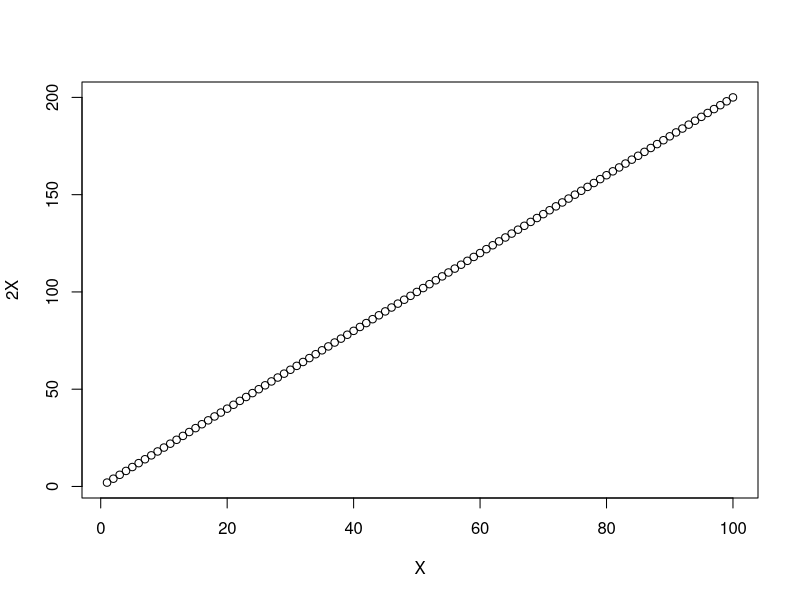
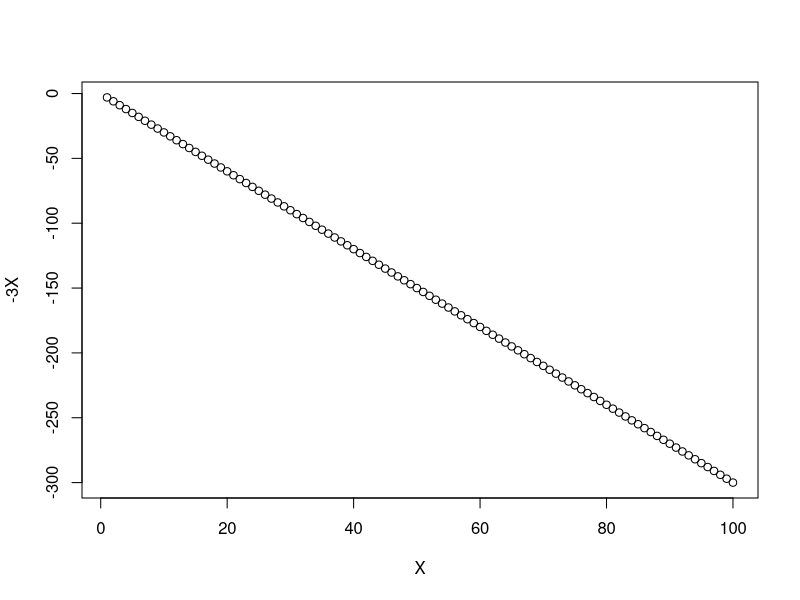
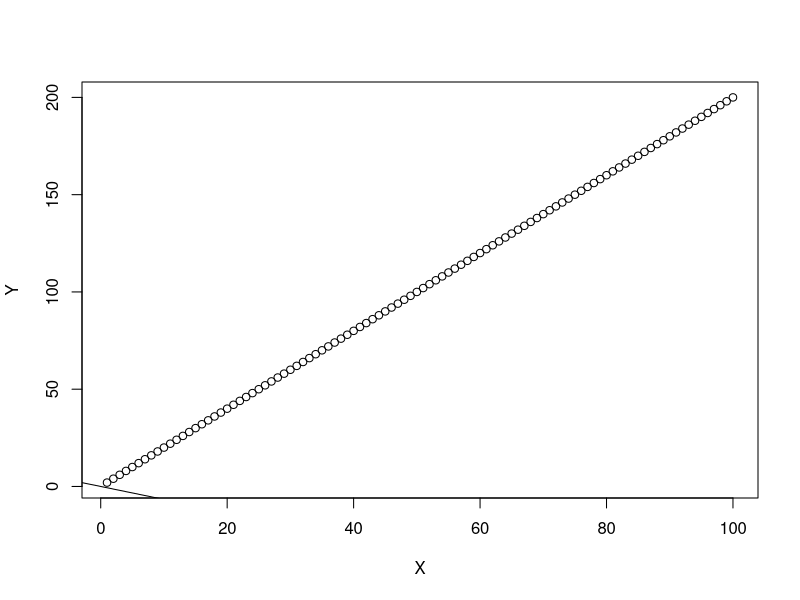
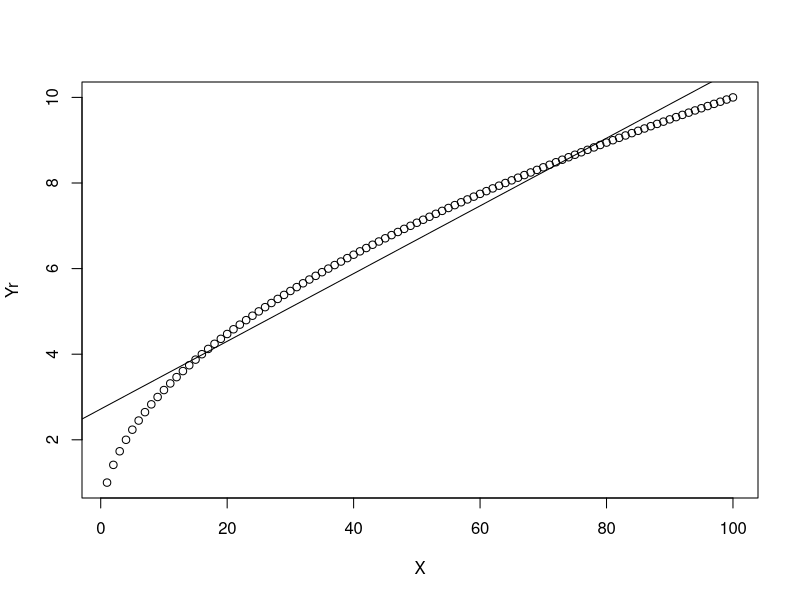
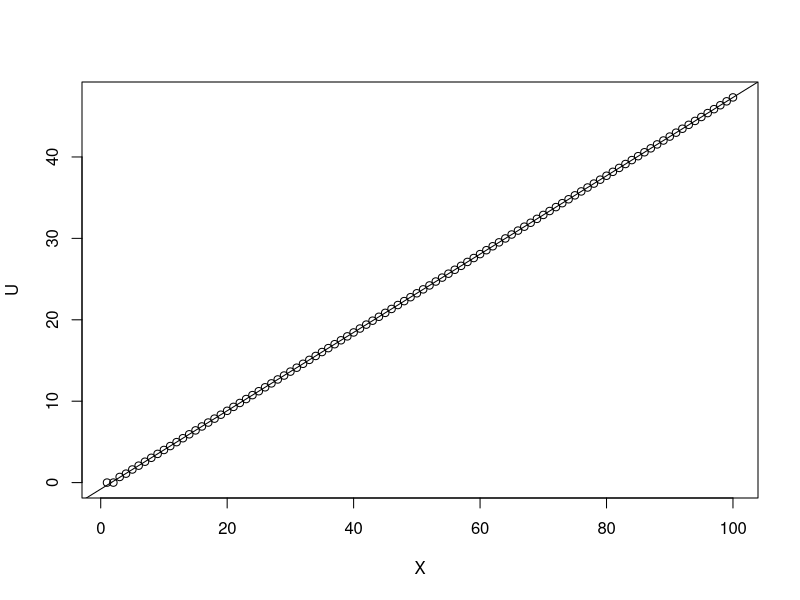
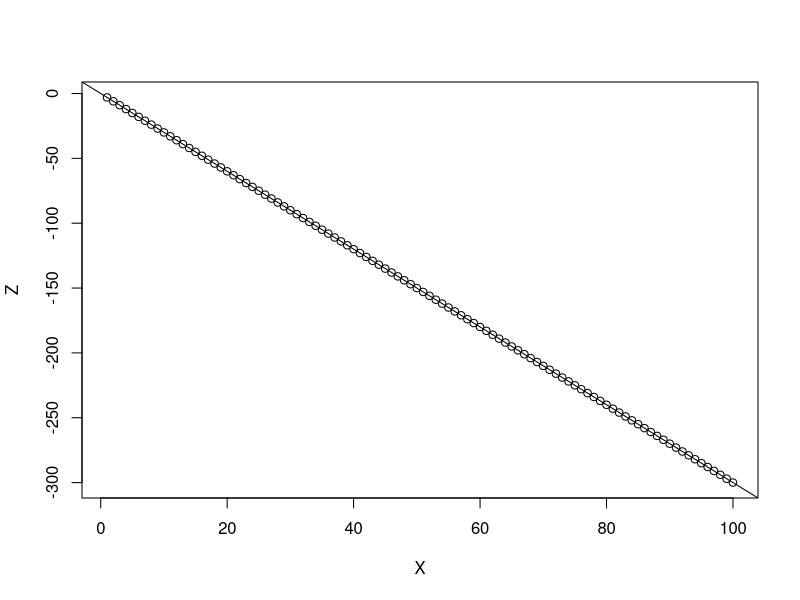
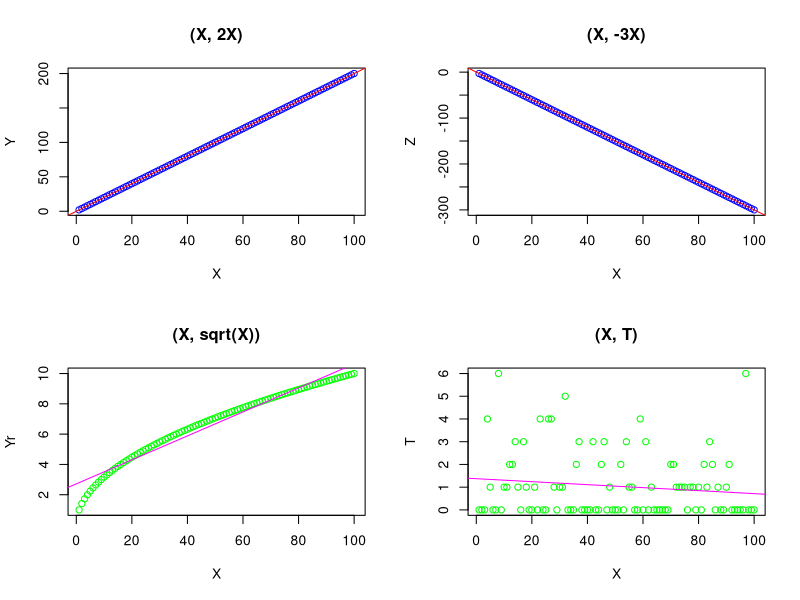

Generate these figures, in order, with R:
# 1) Entrez dans R le vecteur X composé de tous les entiers de 1 à 100.
X<-1:100
# 2) Tracez le nuage de points entre les vecteurs X et Y = 2X ainsi que Z = −3X.
Y<-2*X
Z<-(-3)*X
plot(X,Y, xlab = "X",ylab = "2X")
plot(X,Z,xlab = "X",ylab = "-3X")
# 3) Calculez le coefficient de corrélation entre X et Y = sqrt(X).
Yr<-sqrt(X)
corXYr = cor(X,Yr)
# 4) Retrouvez un vecteur U qui donne les premiers 100 nombres de la suite de Fibonacci.
# Calculez la coefficient de correlation entre X = seq(1, 100, 1) et Y = log(U).
U<- rep(1, 100)
#En utilisant la boucle for, assigner a un+2 la valeur u n+1 + u n .
for(i in 1:(length(U)-2)){U[i+2]<-U[i+1] + U[i]}
U<-log(U)
corXU<-cor(X,U)
#5) Pour chacun des exemples ci-dessus, tapez les commandes
# reg = lm(Y~X)
# plot(X,Y)
# abline(reg)
#1 X et Y
reg<-lm(Y~Z)
plot(X,Y)
abline(reg)
#2 X et Yr
reg<-lm(Yr~X)
plot(X,Yr)
abline(reg)
#3 X et U
reg<-lm(U~X)
plot(X,U)
abline(reg)
#4 X et Y
reg<-lm(Z~X)
plot(X,Z)
abline(reg)
#correction 

# Creons 100 entiers aleatoires de loi GEOMETRIQUE G(p), P(T=k)=p^k(1-p), ici p=0.4
T <- rgeom(100, 0.4) 

par(mfrow=c(2,2))#permet d'avoir une matrice de 2*2 plot
plot(X, Y, col="blue", main="(X, 2X)")
abline(lm(Y~X), col="red")
plot(X, Z, col="blue", main="(X, -3X)")
abline(lm(Z~X), col="red")
plot(X, Yr, col="green", main="(X, sqrt(X))")
abline(lm(Yr~X), col="magenta")
plot(X, T, col="green", main="(X, T)")
abline(lm(T~X), col="magenta")
par(mfrow=c(1,1))
